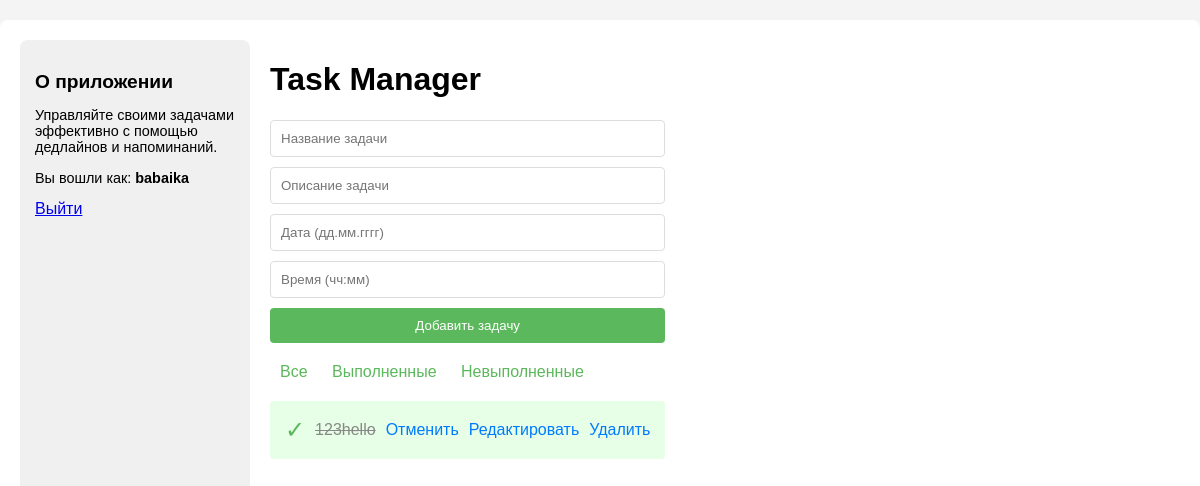
The app's page / (signed in) with its own data.
### app/models.py (models this page shows, shortened)
class User(db.Model, UserMixin):
    id = db.Column(db.Integer, primary_key=True)
    username = db.Column(db.String(150), unique=True, nullable=False)
    password_hash = db.Column(db.String(256), nullable=False)

class Task(db.Model):
    __tablename__ = 'tasks'
    id = db.Column(db.Integer, primary_key=True)
    title = db.Column(db.String(50), nullable=False)
    description = db.Column(db.String(200), nullable=False)
    completed = db.Column(db.Boolean, default=False)
    deadline = db.Column(db.DateTime, nullable=True)
    user_id = db.Column(db.Integer, db.ForeignKey('user.id'))
    user = db.relationship('User', backref='tasks')

### app/app.py (the view)
@app.route('/')
@app.route('/<filter>')
def index(filter='all'):
    if not current_user.is_authenticated:
        return redirect(url_for('auth.login'))  # auth — это имя blueprint
    match filter:
        case 'completed':
            tasks = Task.query.filter_by(user_id=current_user.id, completed=True).all()
        case 'pending':
            tasks = Task.query.filter_by(user_id=current_user.id, completed=False).all()
        case _:
            tasks = Task.query.filter_by(user_id=current_user.id).all()
    return render_template('index.html', tasks=tasks)

### app/app.py (called while the page is built)
@login_manager.user_loader
def load_user(user_id):
    return User.query.get(int(user_id))

### templates/index.html (shortened to what this page needs)
<!DOCTYPE html>
<html lang="ru">
<head>
    <link rel="stylesheet" href="{{ url_for('static', filename='style.css') }}">
    <link rel="stylesheet" href="https://cdnjs.cloudflare.com/ajax/libs/animate.css/4.1.1/animate.min.css">
    <link rel="stylesheet" href="https://cdnjs.cloudflare.com/ajax/libs/aos/2.3.4/aos.css">
</head>
<body>
    <div class="container">
        <aside class="sidebar-left">
            <h2>О приложении</h2>
            <p>Управляйте своими задачами эффективно с помощью дедлайнов и напоминаний.</p>
            <div class="user-panel" style="margin-bottom: 20px;">
                <p>Вы вошли как: <strong>{{ current_user.username }}</strong></p>
                <a href="{{ url_for('auth.logout') }}" class="logout-btn">Выйти</a>
            </div>
        </aside>
        <main class="content">
            <div class="main-content" data-aos="fade-up">
                <h1>Task Manager</h1>
                <form action="{{ url_for('tasks.add_task') }}" method="POST" class="task-form" data-aos="fade-up">
                    <input type="text" name="title" placeholder="Название задачи" required>
                    <input type="text" name="description" placeholder="Описание задачи" required>
                    <input type="text" name="date" placeholder="Дата (дд.мм.гггг)" pattern="\d{2}\.\d{2}\.\d{4}">
                    <input type="text" name="time" placeholder="Время (чч:мм)" pattern="\d{2}:\d{2}">
                    <button type="submit" class="add-btn">Добавить задачу</button>
                </form>
                <div class="filters" data-aos="fade-up">
                    <a href="{{ url_for('index', filter='all') }}">Все</a>
                    <a href="{{ url_for('index', filter='completed') }}">Выполненные</a>
                    <a href="{{ url_for('index', filter='pending') }}">Невыполненные</a>
                </div>
                <ul class="task-list">
                    {% if tasks %}
                        {% for task in tasks %}
                        <li class="{% if task.completed %}completed{% endif %}" data-aos="fade-up">
                            {% if task.completed %}
                            <span class="checkmark">&#10003;</span>
                            {% endif %}
                            <span class="task-content">{{ task.title }}</span>
                            <span class="task-content">{{ task.description }}</span>
                            <div class="actions">
                                <a href="{{ url_for('tasks.complete_task', id=task.id) }}">
                                    {{ "Отменить" if task.completed else "Выполнить" }}
                                </a>
                                <a href="{{ url_for('tasks.update_task', id=task.id) }}">Редактировать</a>
                                <a href="{{ url_for('tasks.delete_task', id=task.id) }}">Удалить</a>
                            </div>
                        </li>
                        {% endfor %}
                    {% else %}
                        <p class="no-tasks" data-aos="fade-up">Нет задач для отображения.</p>
                    {% endif %}
                </ul>
            </div>
        </main>
    </div>
</body>
</html>

### static/style.css (style rules this page uses)
body { font-family: 'Arial', sans-serif; background-color: #f4f4f4; margin: 0; padding: 0; display: flex; min-height: 100vh; }
.container { display: flex; flex: 1; margin: 20px auto; max-width: 1200px; background: #fff; padding: 20px; border-radius: 8px; }
.sidebar-left, .sidebar-right { width: 200px; background: #f0f0f0; padding: 15px; border-radius: 8px; }
.sidebar-left h2, .sidebar-right h2 { font-size: 1.2em; margin-bottom: 10px; }
.sidebar-left p, .sidebar-right ul { font-size: 0.9em; }
.main-content { flex: 1; margin: 0 20px; }
.task-form { display: flex; flex-direction: column; margin-bottom: 20px; }
.task-form input { margin-bottom: 10px; padding: 10px; border: 1px solid #ddd; border-radius: 4px; }
.task-form .add-btn { padding: 10px; background-color: #5cb85c; color: white; border: none; border-radius: 4px; cursor: pointer; }
.filters { margin-bottom: 20px; }
.filters a { margin: 0 10px; text-decoration: none; color: #5cb85c; font-size: 16px; }
.task-list { list-style: none; padding: 0; }
.task-list li { background: #f9f9f9; padding: 15px; margin-bottom: 10px; border-radius: 4px; display: flex; align-items: center; }
.task-list li.completed { background: #e6ffe6; }
.task-list li.completed .task-content { text-decoration: line-through; color: #888; }
.checkmark { color: #5cb85c; font-size: 1.5em; margin-right: 10px; }
.task-content { flex: 1; }
.actions { margin-left: auto; display: flex; align-items: center; }
.actions a { margin-left: 10px; text-decoration: none; color: #007bff; font-size: 16px; }

### records on screen
User: username "babaika"
Task: title "123", description "hello", completed "Отменить"
